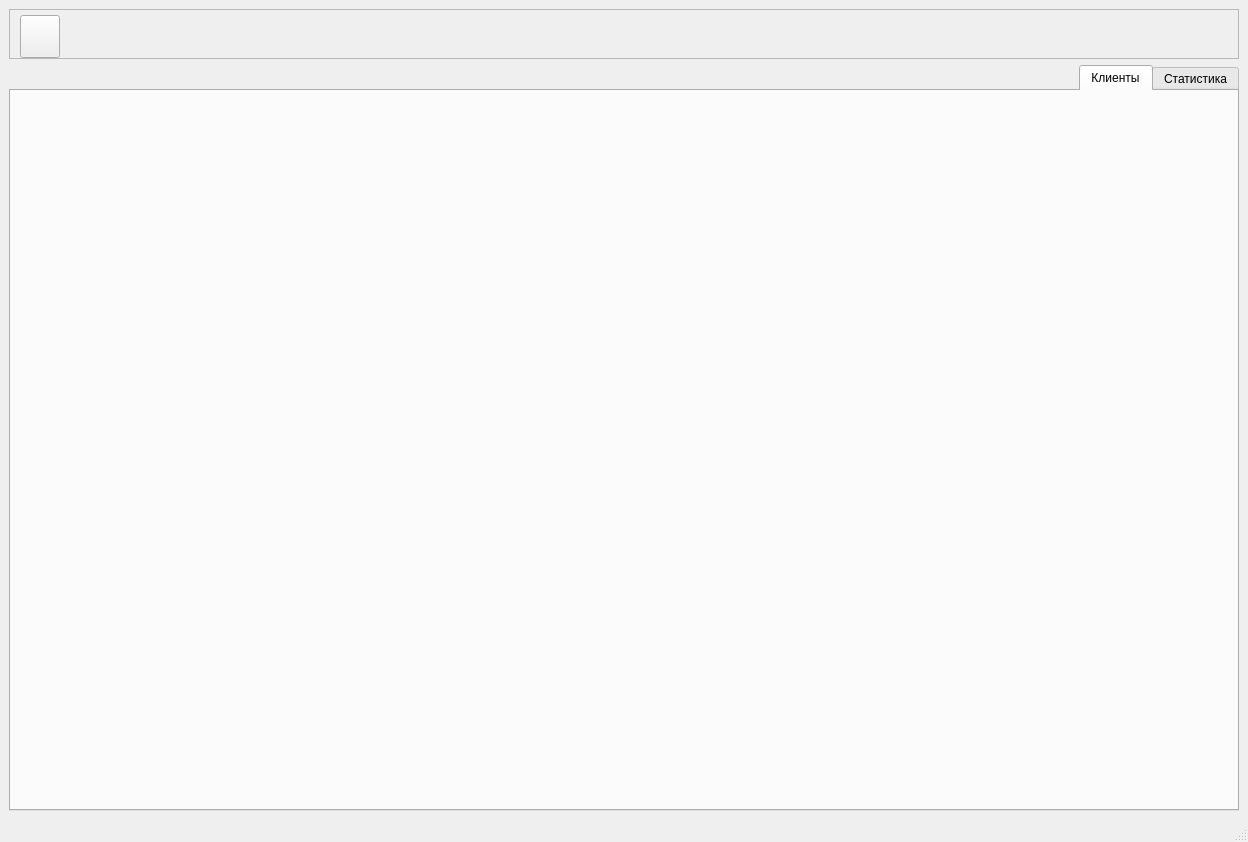
<?xml version="1.0" encoding="UTF-8"?>
<ui version="4.0">
 <class>MainWindow</class>
 <widget class="QMainWindow" name="MainWindow">
  <property name="geometry">
   <rect>
    <x>0</x>
    <y>0</y>
    <width>1248</width>
    <height>842</height>
   </rect>
  </property>
  <property name="sizePolicy">
   <sizepolicy hsizetype="Expanding" vsizetype="Expanding">
    <horstretch>0</horstretch>
    <verstretch>0</verstretch>
   </sizepolicy>
  </property>
  <property name="windowTitle">
   <string>MainWindow</string>
  </property>
  <property name="styleSheet">
   <string notr="true"/>
  </property>
  <widget class="QWidget" name="centralwidget">
   <layout class="QVBoxLayout" name="verticalLayout">
    <item>
     <widget class="QFrame" name="frm_top">
      <property name="minimumSize">
       <size>
        <width>0</width>
        <height>50</height>
       </size>
      </property>
      <property name="maximumSize">
       <size>
        <width>16777215</width>
        <height>50</height>
       </size>
      </property>
      <property name="frameShape">
       <enum>QFrame::StyledPanel</enum>
      </property>
      <property name="frameShadow">
       <enum>QFrame::Raised</enum>
      </property>
      <property name="lineWidth">
       <number>1</number>
      </property>
      <layout class="QHBoxLayout" name="horizontalLayout">
       <property name="spacing">
        <number>5</number>
       </property>
       <property name="leftMargin">
        <number>10</number>
       </property>
       <property name="topMargin">
        <number>5</number>
       </property>
       <property name="rightMargin">
        <number>10</number>
       </property>
       <property name="bottomMargin">
        <number>0</number>
       </property>
       <item>
        <widget class="QPushButton" name="btn_hamburger_menu">
         <property name="sizePolicy">
          <sizepolicy hsizetype="Minimum" vsizetype="Expanding">
           <horstretch>0</horstretch>
           <verstretch>0</verstretch>
          </sizepolicy>
         </property>
         <property name="minimumSize">
          <size>
           <width>40</width>
           <height>0</height>
          </size>
         </property>
         <property name="maximumSize">
          <size>
           <width>40</width>
           <height>16777215</height>
          </size>
         </property>
         <property name="cursor">
          <cursorShape>PointingHandCursor</cursorShape>
         </property>
         <property name="text">
          <string/>
         </property>
         <property name="icon">
          <iconset resource="../../resurce.qrc">
           <normaloff>:/Icons/icons/menu_.svg</normaloff>
           <normalon>:/Icons/icons/x_.svg</normalon>
           <disabledon>:/Icons/icons/x_.svg</disabledon>
           <activeon>:/Icons/icons/x_.svg</activeon>:/Icons/icons/menu_.svg</iconset>
         </property>
         <property name="iconSize">
          <size>
           <width>30</width>
           <height>30</height>
          </size>
         </property>
         <property name="checkable">
          <bool>true</bool>
         </property>
        </widget>
       </item>
       <item>
        <spacer name="horizontalSpacer">
         <property name="orientation">
          <enum>Qt::Horizontal</enum>
         </property>
         <property name="sizeHint" stdset="0">
          <size>
           <width>500</width>
           <height>20</height>
          </size>
         </property>
        </spacer>
       </item>
       <item>
        <layout class="QHBoxLayout" name="horizontalLayout_5">
         <property name="spacing">
          <number>10</number>
         </property>
         <property name="rightMargin">
          <number>20</number>
         </property>
         <property name="bottomMargin">
          <number>0</number>
         </property>
         <item>
          <widget class="QLabel" name="lbl_role_name">
           <property name="minimumSize">
            <size>
             <width>20</width>
             <height>0</height>
            </size>
           </property>
           <property name="text">
            <string/>
           </property>
          </widget>
         </item>
         <item>
          <widget class="QLabel" name="lbl_name_user">
           <property name="minimumSize">
            <size>
             <width>20</width>
             <height>0</height>
            </size>
           </property>
           <property name="text">
            <string/>
           </property>
          </widget>
         </item>
         <item>
          <widget class="QLabel" name="role">
           <property name="maximumSize">
            <size>
             <width>0</width>
             <height>0</height>
            </size>
           </property>
           <property name="text">
            <string/>
           </property>
          </widget>
         </item>
        </layout>
       </item>
      </layout>
     </widget>
    </item>
    <item>
     <widget class="QFrame" name="frm_content">
      <property name="sizePolicy">
       <sizepolicy hsizetype="Preferred" vsizetype="Expanding">
        <horstretch>0</horstretch>
        <verstretch>0</verstretch>
       </sizepolicy>
      </property>
      <property name="frameShape">
       <enum>QFrame::NoFrame</enum>
      </property>
      <property name="frameShadow">
       <enum>QFrame::Raised</enum>
      </property>
      <layout class="QVBoxLayout" name="layoutContent">
       <property name="spacing">
        <number>5</number>
       </property>
       <property name="leftMargin">
        <number>0</number>
       </property>
       <property name="topMargin">
        <number>0</number>
       </property>
       <property name="rightMargin">
        <number>0</number>
       </property>
       <property name="bottomMargin">
        <number>0</number>
       </property>
       <item>
        <widget class="QTabWidget" name="tabWidget">
         <property name="cursor">
          <cursorShape>PointingHandCursor</cursorShape>
         </property>
         <property name="layoutDirection">
          <enum>Qt::RightToLeft</enum>
         </property>
         <property name="tabPosition">
          <enum>QTabWidget::North</enum>
         </property>
         <property name="tabShape">
          <enum>QTabWidget::Rounded</enum>
         </property>
         <property name="currentIndex">
          <number>1</number>
         </property>
         <property name="elideMode">
          <enum>Qt::ElideNone</enum>
         </property>
         <widget class="QWidget" name="tab_base">
          <attribute name="title">
           <string>Статистика</string>
          </attribute>
          <layout class="QHBoxLayout" name="horizontalLayout_4">
           <property name="spacing">
            <number>0</number>
           </property>
           <property name="leftMargin">
            <number>0</number>
           </property>
           <property name="topMargin">
            <number>0</number>
           </property>
           <property name="rightMargin">
            <number>0</number>
           </property>
           <property name="bottomMargin">
            <number>0</number>
           </property>
           <item>
            <layout class="QVBoxLayout" name="charts_layout">
             <property name="spacing">
              <number>5</number>
             </property>
            </layout>
           </item>
          </layout>
         </widget>
         <widget class="QWidget" name="tab_arendators_window">
          <property name="layoutDirection">
           <enum>Qt::LeftToRight</enum>
          </property>
          <attribute name="title">
           <string>Клиенты</string>
          </attribute>
          <layout class="QVBoxLayout" name="layout_arendators_window">
           <property name="spacing">
            <number>0</number>
           </property>
           <property name="leftMargin">
            <number>0</number>
           </property>
           <property name="topMargin">
            <number>0</number>
           </property>
           <property name="rightMargin">
            <number>0</number>
           </property>
           <property name="bottomMargin">
            <number>0</number>
           </property>
          </layout>
         </widget>
        </widget>
       </item>
      </layout>
     </widget>
    </item>
   </layout>
  </widget>
  <widget class="QStatusBar" name="statusbar"/>
 </widget>
 <resources>
  <include location="../../resurce.qrc"/>
 </resources>
 <connections/>
</ui>
